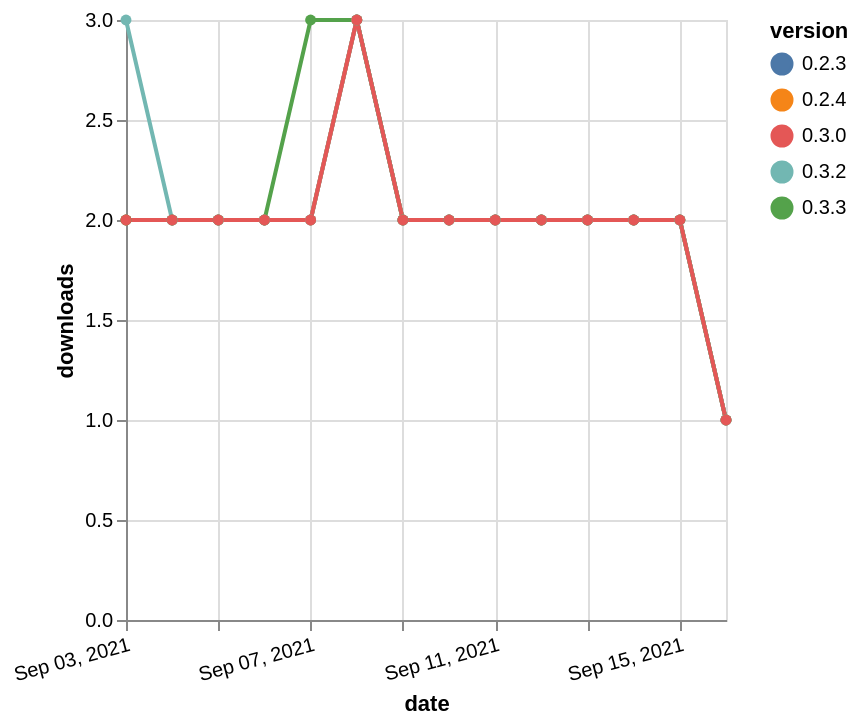

The specification (Vega-Lite) saved for this image:
### Vega-Lite specification from a JSON file in a GitHub repository (floating-point values rounded to 4 significant figures)
{"$schema": "https://vega.github.io/schema/vega-lite/v5.json", "description": "A simple bar chart with embedded data.", "data": {"values": [{"date": "2021-09-03", "total": 498, "delta": 2, "version": "0.2.3"}, {"date": "2021-09-04", "total": 500, "delta": 2, "version": "0.2.3"}, {"date": "2021-09-05", "total": 502, "delta": 2, "version": "0.2.3"}, {"date": "2021-09-06", "total": 504, "delta": 2, "version": "0.2.3"}, {"date": "2021-09-07", "total": 506, "delta": 2, "version": "0.2.3"}, {"date": "2021-09-08", "total": 509, "delta": 3, "version": "0.2.3"}, {"date": "2021-09-09", "total": 511, "delta": 2, "version": "0.2.3"}, {"date": "2021-09-10", "total": 513, "delta": 2, "version": "0.2.3"}, {"date": "2021-09-11", "total": 515, "delta": 2, "version": "0.2.3"}, {"date": "2021-09-12", "total": 517, "delta": 2, "version": "0.2.3"}, {"date": "2021-09-13", "total": 519, "delta": 2, "version": "0.2.3"}, {"date": "2021-09-14", "total": 521, "delta": 2, "version": "0.2.3"}, {"date": "2021-09-15", "total": 523, "delta": 2, "version": "0.2.3"}, {"date": "2021-09-16", "total": 524, "delta": 1, "version": "0.2.3"}, {"date": "2021-09-03", "total": 501, "delta": 2, "version": "0.2.4"}, {"date": "2021-09-04", "total": 503, "delta": 2, "version": "0.2.4"}, {"date": "2021-09-05", "total": 505, "delta": 2, "version": "0.2.4"}, {"date": "2021-09-06", "total": 507, "delta": 2, "version": "0.2.4"}, {"date": "2021-09-07", "total": 509, "delta": 2, "version": "0.2.4"}, {"date": "2021-09-08", "total": 512, "delta": 3, "version": "0.2.4"}, {"date": "2021-09-09", "total": 514, "delta": 2, "version": "0.2.4"}, {"date": "2021-09-10", "total": 516, "delta": 2, "version": "0.2.4"}, {"date": "2021-09-11", "total": 518, "delta": 2, "version": "0.2.4"}, {"date": "2021-09-12", "total": 520, "delta": 2, "version": "0.2.4"}, {"date": "2021-09-13", "total": 522, "delta": 2, "version": "0.2.4"}, {"date": "2021-09-14", "total": 524, "delta": 2, "version": "0.2.4"}, {"date": "2021-09-15", "total": 526, "delta": 2, "version": "0.2.4"}, {"date": "2021-09-16", "total": 527, "delta": 1, "version": "0.2.4"}, {"date": "2021-09-03", "total": 394, "delta": 2, "version": "0.3.3"}, {"date": "2021-09-04", "total": 396, "delta": 2, "version": "0.3.3"}, {"date": "2021-09-05", "total": 398, "delta": 2, "version": "0.3.3"}, {"date": "2021-09-06", "total": 400, "delta": 2, "version": "0.3.3"}, {"date": "2021-09-07", "total": 403, "delta": 3, "version": "0.3.3"}, {"date": "2021-09-08", "total": 406, "delta": 3, "version": "0.3.3"}, {"date": "2021-09-09", "total": 408, "delta": 2, "version": "0.3.3"}, {"date": "2021-09-10", "total": 410, "delta": 2, "version": "0.3.3"}, {"date": "2021-09-11", "total": 412, "delta": 2, "version": "0.3.3"}, {"date": "2021-09-12", "total": 414, "delta": 2, "version": "0.3.3"}, {"date": "2021-09-13", "total": 416, "delta": 2, "version": "0.3.3"}, {"date": "2021-09-14", "total": 418, "delta": 2, "version": "0.3.3"}, {"date": "2021-09-15", "total": 420, "delta": 2, "version": "0.3.3"}, {"date": "2021-09-16", "total": 421, "delta": 1, "version": "0.3.3"}, {"date": "2021-09-03", "total": 388, "delta": 3, "version": "0.3.2"}, {"date": "2021-09-04", "total": 390, "delta": 2, "version": "0.3.2"}, {"date": "2021-09-05", "total": 392, "delta": 2, "version": "0.3.2"}, {"date": "2021-09-06", "total": 394, "delta": 2, "version": "0.3.2"}, {"date": "2021-09-07", "total": 396, "delta": 2, "version": "0.3.2"}, {"date": "2021-09-08", "total": 399, "delta": 3, "version": "0.3.2"}, {"date": "2021-09-09", "total": 401, "delta": 2, "version": "0.3.2"}, {"date": "2021-09-10", "total": 403, "delta": 2, "version": "0.3.2"}, {"date": "2021-09-11", "total": 405, "delta": 2, "version": "0.3.2"}, {"date": "2021-09-12", "total": 407, "delta": 2, "version": "0.3.2"}, {"date": "2021-09-13", "total": 409, "delta": 2, "version": "0.3.2"}, {"date": "2021-09-14", "total": 411, "delta": 2, "version": "0.3.2"}, {"date": "2021-09-15", "total": 413, "delta": 2, "version": "0.3.2"}, {"date": "2021-09-16", "total": 414, "delta": 1, "version": "0.3.2"}, {"date": "2021-09-03", "total": 409, "delta": 2, "version": "0.3.0"}, {"date": "2021-09-04", "total": 411, "delta": 2, "version": "0.3.0"}, {"date": "2021-09-05", "total": 413, "delta": 2, "version": "0.3.0"}, {"date": "2021-09-06", "total": 415, "delta": 2, "version": "0.3.0"}, {"date": "2021-09-07", "total": 417, "delta": 2, "version": "0.3.0"}, {"date": "2021-09-08", "total": 420, "delta": 3, "version": "0.3.0"}, {"date": "2021-09-09", "total": 422, "delta": 2, "version": "0.3.0"}, {"date": "2021-09-10", "total": 424, "delta": 2, "version": "0.3.0"}, {"date": "2021-09-11", "total": 426, "delta": 2, "version": "0.3.0"}, {"date": "2021-09-12", "total": 428, "delta": 2, "version": "0.3.0"}, {"date": "2021-09-13", "total": 430, "delta": 2, "version": "0.3.0"}, {"date": "2021-09-14", "total": 432, "delta": 2, "version": "0.3.0"}, {"date": "2021-09-15", "total": 434, "delta": 2, "version": "0.3.0"}, {"date": "2021-09-16", "total": 435, "delta": 1, "version": "0.3.0"}]}, "width": "container", "mark": {"type": "line", "point": {"filled": true}}, "encoding": {"x": {"field": "date", "type": "temporal", "timeUnit": "yearmonthdate", "title": "date", "axis": {"labelAngle": -15}}, "y": {"field": "delta", "type": "quantitative", "title": "downloads"}, "color": {"field": "version", "type": "nominal"}, "tooltip": {"field": "delta"}}}
